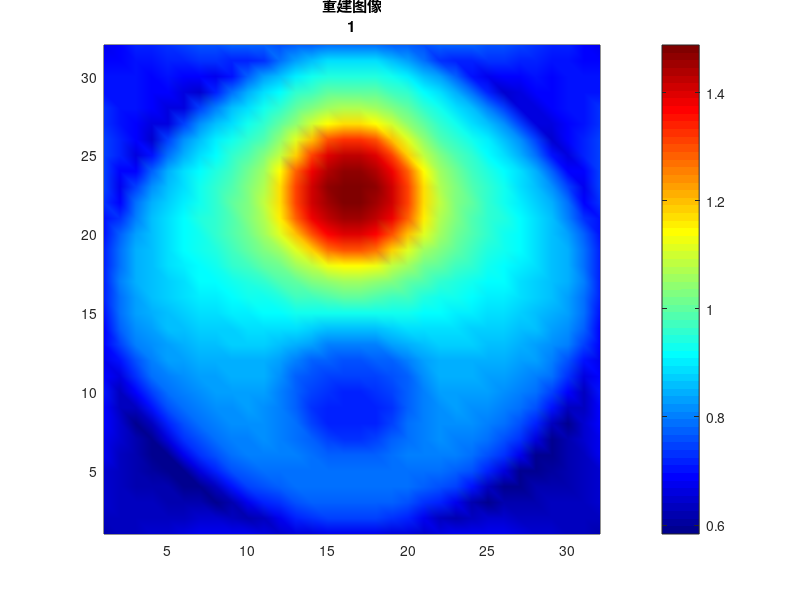
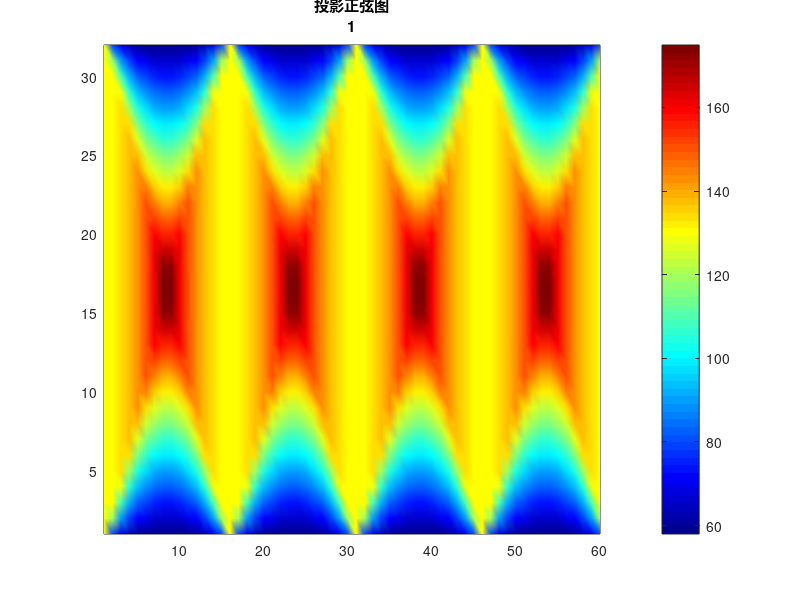
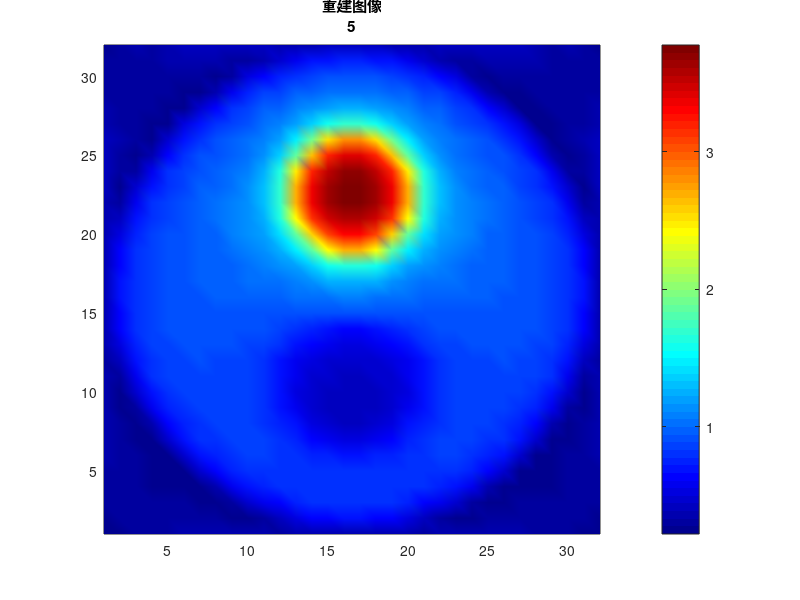
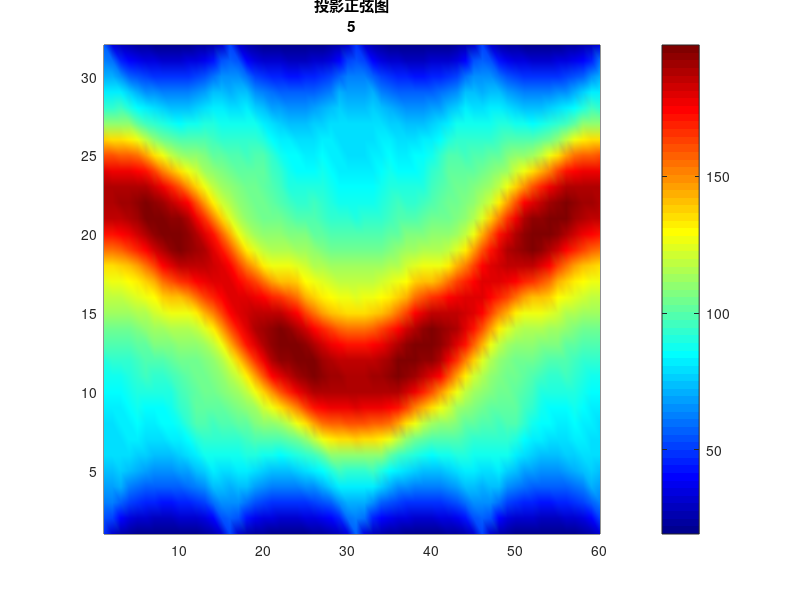

MATLAB code to generate these figures, in order:
%作业说明和要求：
%图像 —— 二维图像，尺寸为32X32个4.0625mmX4.0625mm的像素单元。
%探测器 —— 由32个探测单元组成的一维探测器，探测单元大小等于图像像素大小。
%数据采集—— 探测器绕视野中心旋转60个视角，相邻视角间隔6 °；在探测器前装备具有理想成像特性的平行孔准直器，
%投影获取 -采集得到两组投影数据。一组无噪声，一组包含泊松统计噪声。
%（1）图像重建 ——使用MLEM迭代算法给出重建图像。其中，重建图像初值统一设为全1。
%（2）给出第1,5,40,200次迭代得到的重建图像，以及对应迭代次数时通过当前图像前投影得到的投影估计值（正弦图格式）。
%（3）给出极大似然代价函数值随迭代次数的变化曲线。
%1）proj.mat: 无噪声投影数据，大小是1920X1，其中1920=32X60是投影单元总数。数据排列方式：
% 第1-32个数是第一个采集角度的32个探测单元，第33-64个数是第二个采集角度的32个探测单元，第65-96个数是第三个采集角度的32个探测单元；
%（2）Proj_noisy.mat: 投影数据，大小和数据格式同上，为包含泊松统计噪声数据；
%（3）sysmat.mat: 系统传输矩阵，大小是1024X1920，其中1024=32X32是图像像素个数，1920是投影单元总数，数据排列方式同上。

%满足proj = sysmat*x;
%先把sysmat给导入(1920*1024)
clc
clear

load("sysmat.mat","sysmat");
sysmat = sysmat.';
%再把有/无噪声的投影数据导入(1920*1)
load("proj.mat","proj");
%load("proj_noisy.mat","proj");
loglike=zeros(200,1);
%x(1920*1)设置初始化全为1
f =ones(1024,1);
q=0;
p1=zeros(1920,1);
r1=zeros(1920,1);
r2=zeros(1024,1);
r3=zeros(1024,1);
pic=zeros(32,32);
sine=zeros(32,60);
%MLEM算法
Pstd = proj;    %这个取决于要不要噪声，有噪声就是第23行,无噪声就是第22行；
for k = 1:1:200
   p1=sysmat*f;
   r1=Pstd./p1;
   r2=sysmat.'*r1;
   r3=sum(sysmat);
   f=f.*r2./r3.';
   if k==1||k==5||k==40||k==200
       pic = reshape(f,32,32);
       title_str={"重建图像", num2str(k)};
       figure;
       pcolor(pic);shading interp;colorbar;colormap("jet");title(title_str);
       title_str={"投影正弦图",num2str(k)};
       figure;
       sine = reshape(p1,32,60);
       pcolor(sine);shading interp;colorbar;colormap("jet");title(title_str);
   end
   loglike(k,1)=sum(Pstd.*log10(sysmat*f)-sysmat*f);
end
figure;
plot(loglike);title("代价函数");








